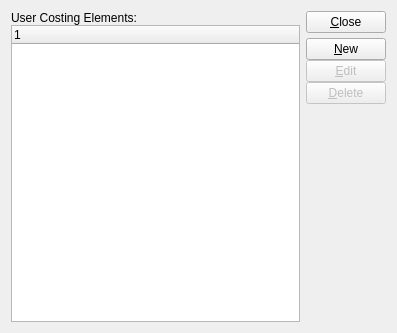
<ui version="4.0" >
 <author></author>
 <comment>This file is part of the xTuple ERP: PostBooks Edition, a free and
open source Enterprise Resource Planning software suite,
Copyright (c) 1999-2010 by OpenMFG LLC, d/b/a xTuple.
It is licensed to you under the Common Public Attribution License
version 1.0, the full text of which (including xTuple-specific Exhibits)
is available at www.xtuple.com/CPAL.  By using this software, you agree
to be bound by its terms.</comment>
 <exportmacro></exportmacro>
 <class>costingElements</class>
 <widget class="QWidget" name="costingElements" >
  <property name="geometry" >
   <rect>
    <x>0</x>
    <y>0</y>
    <width>397</width>
    <height>333</height>
   </rect>
  </property>
  <property name="windowTitle" >
   <string>List User-Defined Costing Elements</string>
  </property>
   <layout class="QHBoxLayout" >
    <item>
     <layout class="QVBoxLayout" >
      <property name="margin" >
       <number>0</number>
      </property>
      <property name="spacing" >
       <number>0</number>
      </property>
      <item>
       <widget class="QLabel" name="_costelemLit" >
        <property name="text" >
         <string>User Costing Elements:</string>
        </property>
       </widget>
      </item>
      <item>
       <widget class="XTreeWidget" name="_costelem" />
      </item>
     </layout>
    </item>
    <item>
     <layout class="QVBoxLayout" >
      <property name="margin" >
       <number>0</number>
      </property>
      <property name="spacing" >
       <number>5</number>
      </property>
      <item>
       <widget class="QPushButton" name="_close" >
        <property name="text" >
         <string>&amp;Close</string>
        </property>
       </widget>
      </item>
      <item>
       <layout class="QVBoxLayout" >
        <property name="margin" >
         <number>0</number>
        </property>
        <property name="spacing" >
         <number>0</number>
        </property>
        <item>
         <widget class="QPushButton" name="_new" >
          <property name="text" >
           <string>&amp;New</string>
          </property>
         </widget>
        </item>
        <item>
         <widget class="QPushButton" name="_edit" >
          <property name="enabled" >
           <bool>false</bool>
          </property>
          <property name="text" >
           <string>&amp;Edit</string>
          </property>
         </widget>
        </item>
        <item>
         <widget class="QPushButton" name="_delete" >
          <property name="enabled" >
           <bool>false</bool>
          </property>
          <property name="text" >
           <string>&amp;Delete</string>
          </property>
         </widget>
        </item>
       </layout>
      </item>
      <item>
       <spacer>
        <property name="orientation" >
         <enum>Qt::Vertical</enum>
        </property>
        <property name="sizeType" >
         <enum>QSizePolicy::Expanding</enum>
        </property>
        <property name="sizeHint" >
         <size>
          <width>20</width>
          <height>20</height>
         </size>
        </property>
       </spacer>
      </item>
     </layout>
    </item>
   </layout>
 </widget>
 <layoutdefault spacing="6" margin="11" />
 <pixmapfunction>qPixmapFromMimeSource</pixmapfunction>
 <customwidgets>
  <customwidget>
   <class>XTreeWidget</class>
   <extends>QTreeWidget</extends>
   <header>xtreewidget.h</header>
   <container>0</container>
   <pixmap></pixmap>
  </customwidget>
 </customwidgets>
 <tabstops>
  <tabstop>_costelem</tabstop>
  <tabstop>_new</tabstop>
  <tabstop>_edit</tabstop>
  <tabstop>_delete</tabstop>
  <tabstop>_close</tabstop>
 </tabstops>
 <includes/>
 <resources/>
 <connections>
  <connection>
   <sender>_costelem</sender>
   <signal>valid(bool)</signal>
   <receiver>_delete</receiver>
   <slot>setEnabled(bool)</slot>
   <hints>
    <hint type="sourcelabel" >
     <x>20</x>
     <y>20</y>
    </hint>
    <hint type="destinationlabel" >
     <x>20</x>
     <y>20</y>
    </hint>
   </hints>
  </connection>
  <connection>
   <sender>_costelem</sender>
   <signal>itemSelected(int)</signal>
   <receiver>_edit</receiver>
   <slot>animateClick()</slot>
   <hints>
    <hint type="sourcelabel" >
     <x>20</x>
     <y>20</y>
    </hint>
    <hint type="destinationlabel" >
     <x>20</x>
     <y>20</y>
    </hint>
   </hints>
  </connection>
  <connection>
   <sender>_costelem</sender>
   <signal>valid(bool)</signal>
   <receiver>_edit</receiver>
   <slot>setEnabled(bool)</slot>
   <hints>
    <hint type="sourcelabel" >
     <x>20</x>
     <y>20</y>
    </hint>
    <hint type="destinationlabel" >
     <x>20</x>
     <y>20</y>
    </hint>
   </hints>
  </connection>
  <connection>
   <sender>_close</sender>
   <signal>clicked()</signal>
   <receiver>costingElements</receiver>
   <slot>close()</slot>
   <hints>
    <hint type="sourcelabel" >
     <x>20</x>
     <y>20</y>
    </hint>
    <hint type="destinationlabel" >
     <x>20</x>
     <y>20</y>
    </hint>
   </hints>
  </connection>
 </connections>
</ui>
